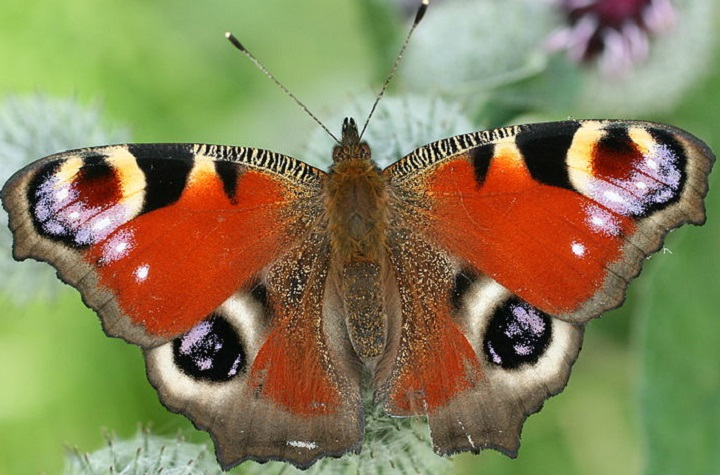
#> input picture Parte_06/tutorials/fly.jpeg, 720 x 475 px
$ python surf.py
#> lines starting #> are read from the running program, lines starting #| are printed output that depends on the picture
#!/usr/bin/env python3

import cv2
import numpy as np
from matplotlib import pyplot as plt


def main():
    img = cv2.imread('fly.jpeg')
#> img is the input picture: shape (475, 720, 3); mean B, G, R 88.2, 128.5, 136.2
    gray = cv2.cvtColor(img, cv2.COLOR_BGR2GRAY)
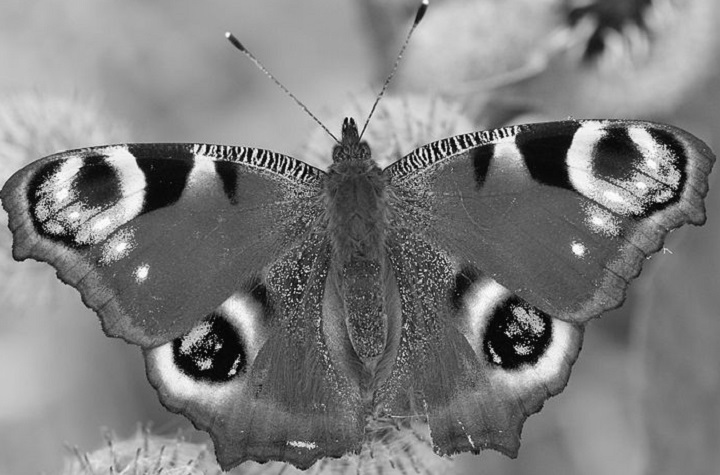
#> gray: shape (475, 720); min 0, max 254, mean 126.2

#> (the run stopped early here; a loop or call above may not have finished)

$ run again, with Parte_06/tutorials/home.jpg copied over Parte_06/tutorials/fly.jpeg
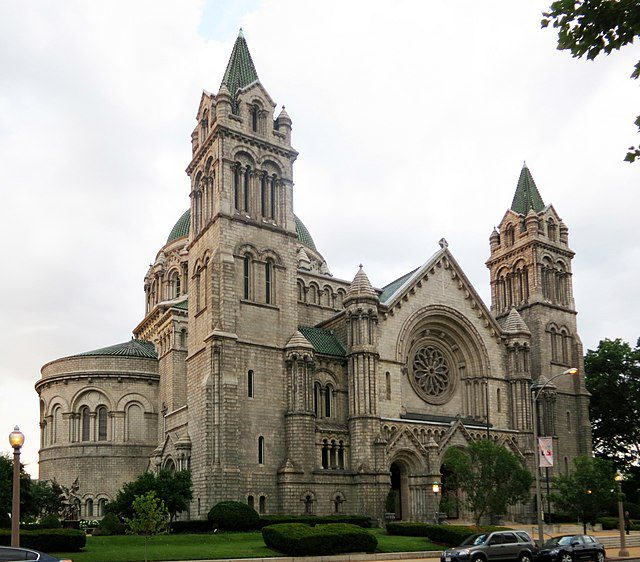
#> input picture Parte_06/tutorials/home.jpg, 640 x 562 px
#> in main, img is the input picture: shape (562, 640, 3); mean B, G, R 151.5, 160.1, 162.6
#> in main, `gray = cv2.cvtColor(img, cv2.COLOR_BGR2GRAY)`:
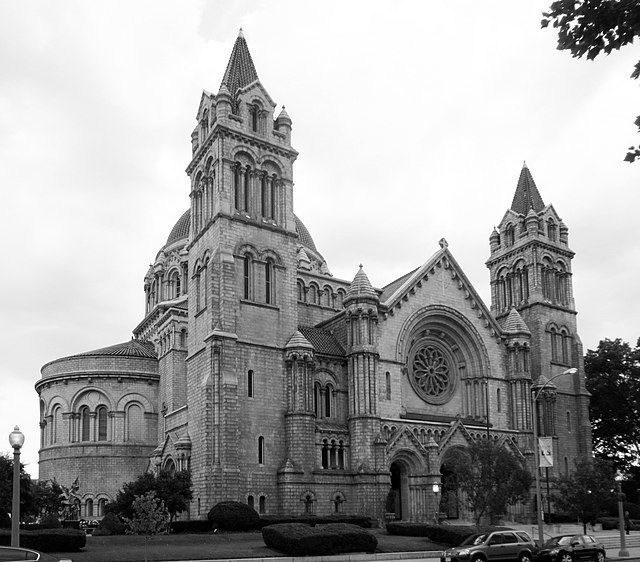
#> gray: shape (562, 640); min 0, max 255, mean 159.9

$ run again, with Parte_06/tutorials/lighthouse.png saved as Parte_06/tutorials/fly.jpeg
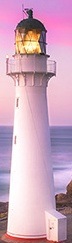
#> input picture Parte_06/tutorials/lighthouse.png, 72 x 243 px
#> in main, img is the input picture: shape (243, 72, 3); mean B, G, R 188, 166.7, 205.9
#> in main, `gray = cv2.cvtColor(img, cv2.COLOR_BGR2GRAY)`:
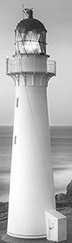
#> gray: shape (243, 72); min 19, max 255, mean 180.9
